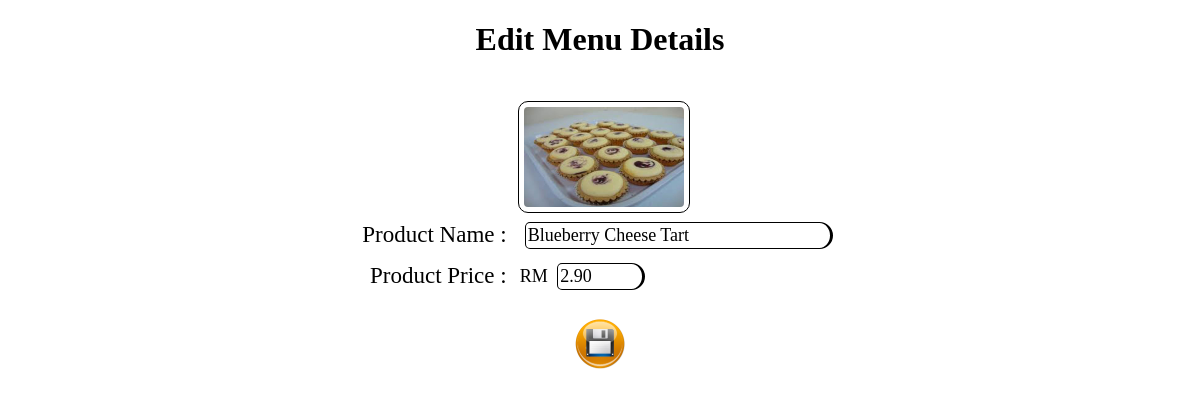
Screenshot of /custspace/user/edit-menulist.php?id=1 with the database file from the repository.
### tables this page shows
CREATE TABLE IF NOT EXISTS `productlist` (
  `product_id` int(11) NOT NULL AUTO_INCREMENT,
  `product_name` text NOT NULL,
  `product_price` decimal(5,2) NOT NULL,
  `product_picture` varchar(200) NOT NULL,
  PRIMARY KEY (`product_id`)
);

### custspace/user/edit-menulist.php (the view, shortened to what this page needs)
<?php
	$id=$_GET['id'];
	$query = mysql_query("SELECT * FROM productlist WHERE product_id='$id'");
	$numrows = mysql_num_rows($query);
	if($numrows!=0)
	{
		while($row = mysql_fetch_assoc($query))
		{
			$pname = $row['product_name'];
			$pprice = $row['product_price'];
			$ppicture = $row['product_picture'];
		}
	}
?>
<!DOCTYPE html PUBLIC "-//W3C//DTD XHTML 1.0 Transitional//EN" "http://www.w3.org/TR/xhtml1/DTD/xhtml1-transitional.dtd">
<html xmlns="http://www.w3.org/1999/xhtml">
<head>
</head>
<body>
<center>
<h1 align="center">Edit Menu Details</h1>
<br />
<form method="POST" action="edit-menulist_dbase.php">
<table id="edit_table">
	<tr>
		<td class="input" colspan="2" id="images">
			<img src="<?php echo $ppicture ?>" id="image">
		</td>
	</tr>
	<tr>
		<td class="label">
			Product Name :
		</td>
		<td class="input">
			<input type="text" class="textbox" name="name" value="<?php echo $pname; ?>">
		</td>
	</tr>
	<tr>
		<td class="label">
			Product Price :
		</td>
		<td class="input">
			RM <input type="text" id="input-price" class="textbox" name="price" value="<?php echo $pprice; ?>">
		</td>
	</tr>
	</table>
	<br />
	<table>
	<tr>
		<td colspan="2">
			<input type="image" src="../../picture/CustomerSpace/save.png" id="edit_icon" title="Update Now">
		</td>
	</tr>
</table>
</form>
</center>
</body>
</html>

### custspace/user/edit-menulist.php (style rules this page uses)
#edit_icon { width: 50px; height: 50px; }
.label { text-align: right; font-size: 23px; }
table { text-align: center; }
.textbox { border:1px solid #000000; border-right: 3px solid #000000; border-top-right-radius:80px; border-bottom-right-radius:80px; border-top-left-radius:30px; border-bottom-left-radius:30px; font-family:Calibri; font-size: 20px; margin: 5px; padding: 2px; }
.input { text-align: left; padding-left: 10px; font-size: 18px; }
#image { border: 1px solid #000000; border-radius: 10px; padding: 5px; width: 160px; height: 100px; }
#images { text-align: center; }
.textbox { border:1px solid #000000; border-right: 3px solid #000000; border-top-right-radius:80px; border-bottom-right-radius:80px; border-top-left-radius:30px; border-bottom-left-radius:30px; font-family:Calibri; font-size:18px; margin: 5px; padding: 2px; width: 300px; }
#input-price { width: 80px; }

### rows the page displays
productlist: product_picture (picture), name "Blueberry Cheese Tart", price "2.90"
